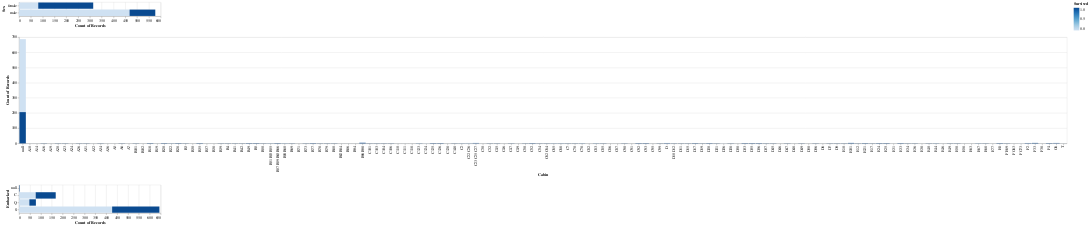

The notebook cell this image was saved under:
### Code cell
#Sex, Cabin, Embarked

plot_sex = alt.Chart(train_df).mark_bar().encode(
    y='Sex',
    x='count()',
    fill='Survived'
)
plot_cabin = alt.Chart(train_df).mark_bar().encode(
    x='Cabin',
    y='count()',
    fill='Survived'
)
plot_embarked = alt.Chart(train_df).mark_bar().encode(
    y='Embarked',
    x='count()',
    fill='Survived'
)

plot_sex & plot_cabin & plot_embarked

### Figure 1 — Vega-Lite specification as saved in the notebook (floating-point values rounded to 4 significant figures; data arrays with more than 128 entries replaced by an {"elided": "..."} marker saying what was removed)
{"$schema": "https://vega.github.io/schema/vega-lite/v4.8.1.json", "config": {"view": {"continuousHeight": 300, "continuousWidth": 400}}, "data": {"name": "data-b1feee995e806647d8a0844a671753e6"}, "datasets": {"data-b1feee995e806647d8a0844a671753e6": {"elided": "891 records"}}, "vconcat": [{"encoding": {"fill": {"field": "Survived", "type": "quantitative"}, "x": {"aggregate": "count", "type": "quantitative"}, "y": {"field": "Sex", "type": "nominal"}}, "mark": "bar"}, {"encoding": {"fill": {"field": "Survived", "type": "quantitative"}, "x": {"field": "Cabin", "type": "nominal"}, "y": {"aggregate": "count", "type": "quantitative"}}, "mark": "bar"}, {"encoding": {"fill": {"field": "Survived", "type": "quantitative"}, "x": {"aggregate": "count", "type": "quantitative"}, "y": {"field": "Embarked", "type": "nominal"}}, "mark": "bar"}]}
